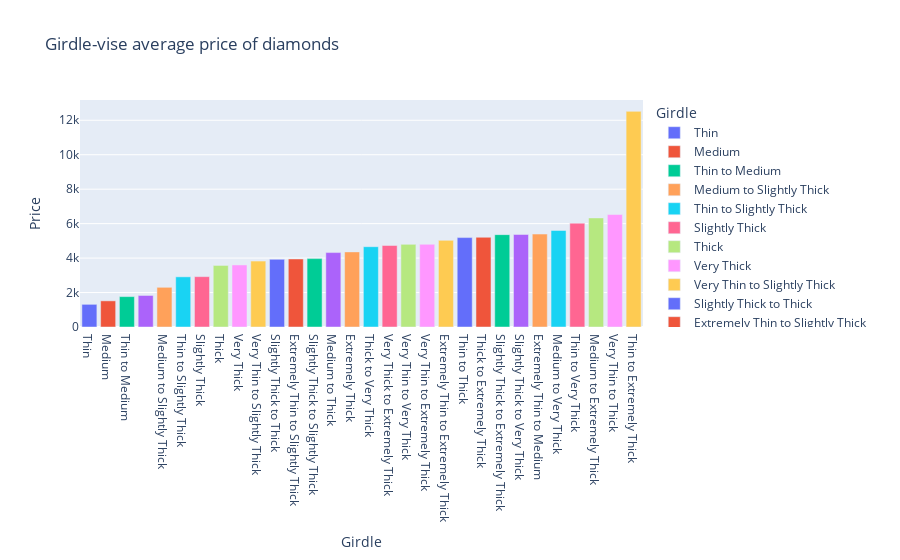

The cell this chart's notebook holds for it:
### Markdown cell above
###### Girdle-vise average price of diamonds

### Code cell
df1 = df.groupby(["Girdle"]).size().reset_index(name='value').sort_values("value",ascending=False)



df1 = df.groupby(["Girdle"])[["Price"]].mean().reset_index().sort_values("Price")



# Create a bar graph
fig = px.bar(df1, x="Girdle", y="Price", title="Girdle-vise average price of diamonds", color="Girdle", )

# Show the plot
fig.show()

### Figure 1 — Plotly figure (JSON) as saved in the notebook; plotly's stock layout.template omitted (floating-point values rounded to 4 significant figures)
{"data": [{"alignmentgroup": "True", "hovertemplate": "Girdle=%{x}<br>Price=%{y}<extra></extra>", "legendgroup": "Thin", "marker": {"color": "#636efa", "pattern": {"shape": ""}}, "name": "Thin", "offsetgroup": "Thin", "orientation": "v", "showlegend": true, "textposition": "auto", "type": "bar", "visible": true, "x": ["Thin"], "xaxis": "x", "y": [1316.0], "yaxis": "y"}, {"alignmentgroup": "True", "hovertemplate": "Girdle=%{x}<br>Price=%{y}<extra></extra>", "legendgroup": "Medium", "marker": {"color": "#EF553B", "pattern": {"shape": ""}}, "name": "Medium", "offsetgroup": "Medium", "orientation": "v", "showlegend": true, "textposition": "auto", "type": "bar", "x": ["Medium"], "xaxis": "x", "y": [1518.0], "yaxis": "y"}, {"alignmentgroup": "True", "hovertemplate": "Girdle=%{x}<br>Price=%{y}<extra></extra>", "legendgroup": "Thin to Medium", "marker": {"color": "#00cc96", "pattern": {"shape": ""}}, "name": "Thin to Medium", "offsetgroup": "Thin to Medium", "orientation": "v", "showlegend": true, "textposition": "auto", "type": "bar", "x": ["Thin to Medium"], "xaxis": "x", "y": [1764.0], "yaxis": "y"}, {"alignmentgroup": "True", "hovertemplate": "Girdle=%{x}<br>Price=%{y}<extra></extra>", "legendgroup": "", "marker": {"color": "#ab63fa", "pattern": {"shape": ""}}, "name": "", "offsetgroup": "", "orientation": "v", "showlegend": false, "textposition": "auto", "type": "bar", "x": [""], "xaxis": "x", "y": [1830], "yaxis": "y"}, {"alignmentgroup": "True", "hovertemplate": "Girdle=%{x}<br>Price=%{y}<extra></extra>", "legendgroup": "Medium to Slightly Thick", "marker": {"color": "#FFA15A", "pattern": {"shape": ""}}, "name": "Medium to Slightly Thick", "offsetgroup": "Medium to Slightly Thick", "orientation": "v", "showlegend": true, "textposition": "auto", "type": "bar", "x": ["Medium to Slightly Thick"], "xaxis": "x", "y": [2305.0], "yaxis": "y"}, {"alignmentgroup": "True", "hovertemplate": "Girdle=%{x}<br>Price=%{y}<extra></extra>", "legendgroup": "Thin to Slightly Thick", "marker": {"color": "#19d3f3", "pattern": {"shape": ""}}, "name": "Thin to Slightly Thick", "offsetgroup": "Thin to Slightly Thick", "orientation": "v", "showlegend": true, "textposition": "auto", "type": "bar", "x": ["Thin to Slightly Thick"], "xaxis": "x", "y": [2912.0], "yaxis": "y"}, {"alignmentgroup": "True", "hovertemplate": "Girdle=%{x}<br>Price=%{y}<extra></extra>", "legendgroup": "Slightly Thick", "marker": {"color": "#FF6692", "pattern": {"shape": ""}}, "name": "Slightly Thick", "offsetgroup": "Slightly Thick", "orientation": "v", "showlegend": true, "textposition": "auto", "type": "bar", "x": ["Slightly Thick"], "xaxis": "x", "y": [2923.0], "yaxis": "y"}, {"alignmentgroup": "True", "hovertemplate": "Girdle=%{x}<br>Price=%{y}<extra></extra>", "legendgroup": "Thick", "marker": {"color": "#B6E880", "pattern": {"shape": ""}}, "name": "Thick", "offsetgroup": "Thick", "orientation": "v", "showlegend": true, "textposition": "auto", "type": "bar", "x": ["Thick"], "xaxis": "x", "y": [3574.0], "yaxis": "y"}, {"alignmentgroup": "True", "hovertemplate": "Girdle=%{x}<br>Price=%{y}<extra></extra>", "legendgroup": "Very Thick", "marker": {"color": "#FF97FF", "pattern": {"shape": ""}}, "name": "Very Thick", "offsetgroup": "Very Thick", "orientation": "v", "showlegend": true, "textposition": "auto", "type": "bar", "x": ["Very Thick"], "xaxis": "x", "y": [3601.0], "yaxis": "y"}, {"alignmentgroup": "True", "hovertemplate": "Girdle=%{x}<br>Price=%{y}<extra></extra>", "legendgroup": "Very Thin to Slightly Thick", "marker": {"color": "#FECB52", "pattern": {"shape": ""}}, "name": "Very Thin to Slightly Thick", "offsetgroup": "Very Thin to Slightly Thick", "orientation": "v", "showlegend": true, "textposition": "auto", "type": "bar", "x": ["Very Thin to Slightly Thick"], "xaxis": "x", "y": [3825], "yaxis": "y"}, {"alignmentgroup": "True", "hovertemplate": "Girdle=%{x}<br>Price=%{y}<extra></extra>", "legendgroup": "Slightly Thick to Thick", "marker": {"color": "#636efa", "pattern": {"shape": ""}}, "name": "Slightly Thick to Thick", "offsetgroup": "Slightly Thick to Thick", "orientation": "v", "showlegend": true, "textposition": "auto", "type": "bar", "x": ["Slightly Thick to Thick"], "xaxis": "x", "y": [3929.0], "yaxis": "y"}, {"alignmentgroup": "True", "hovertemplate": "Girdle=%{x}<br>Price=%{y}<extra></extra>", "legendgroup": "Extremely Thin to Slightly Thick", "marker": {"color": "#EF553B", "pattern": {"shape": ""}}, "name": "Extremely Thin to Slightly Thick", "offsetgroup": "Extremely Thin to Slightly Thick", "orientation": "v", "showlegend": true, "textposition": "auto", "type": "bar", "x": ["Extremely Thin to Slightly Thick"], "xaxis": "x", "y": [3950], "yaxis": "y"}, {"alignmentgroup": "True", "hovertemplate": "Girdle=%{x}<br>Price=%{y}<extra></extra>", "legendgroup": "Slightly Thick to Slightly Thick", "marker": {"color": "#00cc96", "pattern": {"shape": ""}}, "name": "Slightly Thick to Slightly Thick", "offsetgroup": "Slightly Thick to Slightly Thick", "orientation": "v", "showlegend": true, "textposition": "auto", "type": "bar", "x": ["Slightly Thick to Slightly Thick"], "xaxis": "x", "y": [3970], "yaxis": "y"}, {"alignmentgroup": "True", "hovertemplate": "Girdle=%{x}<br>Price=%{y}<extra></extra>", "legendgroup": "Medium to Thick", "marker": {"color": "#ab63fa", "pattern": {"shape": ""}}, "name": "Medium to Thick", "offsetgroup": "Medium to Thick", "orientation": "v", "showlegend": true, "textposition": "auto", "type": "bar", "x": ["Medium to Thick"], "xaxis": "x", "y": [4319.0], "yaxis": "y"}, {"alignmentgroup": "True", "hovertemplate": "Girdle=%{x}<br>Price=%{y}<extra></extra>", "legendgroup": "Extremely Thick", "marker": {"color": "#FFA15A", "pattern": {"shape": ""}}, "name": "Extremely Thick", "offsetgroup": "Extremely Thick", "orientation": "v", "showlegend": true, "textposition": "auto", "type": "bar", "x": ["Extremely Thick"], "xaxis": "x", "y": [4360], "yaxis": "y"}, {"alignmentgroup": "True", "hovertemplate": "Girdle=%{x}<br>Price=%{y}<extra></extra>", "legendgroup": "Thick to Very Thick", "marker": {"color": "#19d3f3", "pattern": {"shape": ""}}, "name": "Thick to Very Thick", "offsetgroup": "Thick to Very Thick", "orientation": "v", "showlegend": true, "textposition": "auto", "type": "bar", "x": ["Thick to Very Thick"], "xaxis": "x", "y": [4661.0], "yaxis": "y"}, {"alignmentgroup": "True", "hovertemplate": "Girdle=%{x}<br>Price=%{y}<extra></extra>", "legendgroup": "Very Thick to Extremely Thick", "marker": {"color": "#FF6692", "pattern": {"shape": ""}}, "name": "Very Thick to Extremely Thick", "offsetgroup": "Very Thick to Extremely Thick", "orientation": "v", "showlegend": true, "textposition": "auto", "type": "bar", "x": ["Very Thick to Extremely Thick"], "xaxis": "x", "y": [4733.0], "yaxis": "y"}, {"alignmentgroup": "True", "hovertemplate": "Girdle=%{x}<br>Price=%{y}<extra></extra>", "legendgroup": "Very Thin to Very Thick", "marker": {"color": "#B6E880", "pattern": {"shape": ""}}, "name": "Very Thin to Very Thick", "offsetgroup": "Very Thin to Very Thick", "orientation": "v", "showlegend": true, "textposition": "auto", "type": "bar", "x": ["Very Thin to Very Thick"], "xaxis": "x", "y": [4796.0], "yaxis": "y"}, {"alignmentgroup": "True", "hovertemplate": "Girdle=%{x}<br>Price=%{y}<extra></extra>", "legendgroup": "Very Thin to Extremely Thick", "marker": {"color": "#FF97FF", "pattern": {"shape": ""}}, "name": "Very Thin to Extremely Thick", "offsetgroup": "Very Thin to Extremely Thick", "orientation": "v", "showlegend": true, "textposition": "auto", "type": "bar", "x": ["Very Thin to Extremely Thick"], "xaxis": "x", "y": [4800], "yaxis": "y"}, {"alignmentgroup": "True", "hovertemplate": "Girdle=%{x}<br>Price=%{y}<extra></extra>", "legendgroup": "Extremely Thin to Extremely Thick", "marker": {"color": "#FECB52", "pattern": {"shape": ""}}, "name": "Extremely Thin to Extremely Thick", "offsetgroup": "Extremely Thin to Extremely Thick", "orientation": "v", "showlegend": true, "textposition": "auto", "type": "bar", "x": ["Extremely Thin to Extremely Thick"], "xaxis": "x", "y": [5030], "yaxis": "y"}, {"alignmentgroup": "True", "hovertemplate": "Girdle=%{x}<br>Price=%{y}<extra></extra>", "legendgroup": "Thin to Thick", "marker": {"color": "#636efa", "pattern": {"shape": ""}}, "name": "Thin to Thick", "offsetgroup": "Thin to Thick", "orientation": "v", "showlegend": true, "textposition": "auto", "type": "bar", "x": ["Thin to Thick"], "xaxis": "x", "y": [5190.0], "yaxis": "y"}, {"alignmentgroup": "True", "hovertemplate": "Girdle=%{x}<br>Price=%{y}<extra></extra>", "legendgroup": "Thick to Extremely Thick", "marker": {"color": "#EF553B", "pattern": {"shape": ""}}, "name": "Thick to Extremely Thick", "offsetgroup": "Thick to Extremely Thick", "orientation": "v", "showlegend": true, "textposition": "auto", "type": "bar", "x": ["Thick to Extremely Thick"], "xaxis": "x", "y": [5208.0], "yaxis": "y"}, {"alignmentgroup": "True", "hovertemplate": "Girdle=%{x}<br>Price=%{y}<extra></extra>", "legendgroup": "Slightly Thick to Extremely Thick", "marker": {"color": "#00cc96", "pattern": {"shape": ""}}, "name": "Slightly Thick to Extremely Thick", "offsetgroup": "Slightly Thick to Extremely Thick", "orientation": "v", "showlegend": true, "textposition": "auto", "type": "bar", "x": ["Slightly Thick to Extremely Thick"], "xaxis": "x", "y": [5361.0], "yaxis": "y"}, {"alignmentgroup": "True", "hovertemplate": "Girdle=%{x}<br>Price=%{y}<extra></extra>", "legendgroup": "Slightly Thick to Very Thick", "marker": {"color": "#ab63fa", "pattern": {"shape": ""}}, "name": "Slightly Thick to Very Thick", "offsetgroup": "Slightly Thick to Very Thick", "orientation": "v", "showlegend": true, "textposition": "auto", "type": "bar", "x": ["Slightly Thick to Very Thick"], "xaxis": "x", "y": [5371.0], "yaxis": "y"}, {"alignmentgroup": "True", "hovertemplate": "Girdle=%{x}<br>Price=%{y}<extra></extra>", "legendgroup": "Extremely Thin to Medium", "marker": {"color": "#FFA15A", "pattern": {"shape": ""}}, "name": "Extremely Thin to Medium", "offsetgroup": "Extremely Thin to Medium", "orientation": "v", "showlegend": true, "textposition": "auto", "type": "bar", "x": ["Extremely Thin to Medium"], "xaxis": "x", "y": [5395], "yaxis": "y"}, {"alignmentgroup": "True", "hovertemplate": "Girdle=%{x}<br>Price=%{y}<extra></extra>", "legendgroup": "Medium to Very Thick", "marker": {"color": "#19d3f3", "pattern": {"shape": ""}}, "name": "Medium to Very Thick", "offsetgroup": "Medium to Very Thick", "orientation": "v", "showlegend": true, "textposition": "auto", "type": "bar", "x": ["Medium to Very Thick"], "xaxis": "x", "y": [5604.0], "yaxis": "y"}, {"alignmentgroup": "True", "hovertemplate": "Girdle=%{x}<br>Price=%{y}<extra></extra>", "legendgroup": "Thin to Very Thick", "marker": {"color": "#FF6692", "pattern": {"shape": ""}}, "name": "Thin to Very Thick", "offsetgroup": "Thin to Very Thick", "orientation": "v", "showlegend": true, "textposition": "auto", "type": "bar", "x": ["Thin to Very Thick"], "xaxis": "x", "y": [6028.0], "yaxis": "y"}, {"alignmentgroup": "True", "hovertemplate": "Girdle=%{x}<br>Price=%{y}<extra></extra>", "legendgroup": "Medium to Extremely Thick", "marker": {"color": "#B6E880", "pattern": {"shape": ""}}, "name": "Medium to Extremely Thick", "offsetgroup": "Medium to Extremely Thick", "orientation": "v", "showlegend": true, "textposition": "auto", "type": "bar", "x": ["Medium to Extremely Thick"], "xaxis": "x", "y": [6331.0], "yaxis": "y"}, {"alignmentgroup": "True", "hovertemplate": "Girdle=%{x}<br>Price=%{y}<extra></extra>", "legendgroup": "Very Thin to Thick", "marker": {"color": "#FF97FF", "pattern": {"shape": ""}}, "name": "Very Thin to Thick", "offsetgroup": "Very Thin to Thick", "orientation": "v", "showlegend": true, "textposition": "auto", "type": "bar", "x": ["Very Thin to Thick"], "xaxis": "x", "y": [6529.0], "yaxis": "y"}, {"alignmentgroup": "True", "hovertemplate": "Girdle=%{x}<br>Price=%{y}<extra></extra>", "legendgroup": "Thin to Extremely Thick", "marker": {"color": "#FECB52", "pattern": {"shape": ""}}, "name": "Thin to Extremely Thick", "offsetgroup": "Thin to Extremely Thick", "orientation": "v", "showlegend": true, "textposition": "auto", "type": "bar", "x": ["Thin to Extremely Thick"], "xaxis": "x", "y": [12520.0], "yaxis": "y"}], "layout": {"autosize": true, "barmode": "relative", "legend": {"title": {"text": "Girdle"}, "tracegroupgap": 0}, "title": {"text": "Girdle-vise average price of diamonds "}, "xaxis": {"anchor": "y", "autorange": true, "categoryarray": ["Thin", "Medium", "Thin to Medium", "", "Medium to Slightly Thick", "Thin to Slightly Thick", "Slightly Thick", "Thick", "Very Thick", "Very Thin to Slightly Thick", "Slightly Thick to Thick", "Extremely Thin to Slightly Thick", "Slightly Thick to Slightly Thick", "Medium to Thick", "Extremely Thick", "Thick to Very Thick", "Very Thick to Extremely Thick", "Very Thin to Very Thick", "Very Thin to Extremely Thick", "Extremely Thin to Extremely Thick", "Thin to Thick", "Thick to Extremely Thick", "Slightly Thick to Extremely Thick", "Slightly Thick to Very Thick", "Extremely Thin to Medium", "Medium to Very Thick", "Thin to Very Thick", "Medium to Extremely Thick", "Very Thin to Thick", "Thin to Extremely Thick"], "categoryorder": "array", "domain": [0, 1], "range": [-0.5, 29.5], "title": {"text": "Girdle"}, "type": "category"}, "yaxis": {"anchor": "x", "autorange": true, "domain": [0, 1], "range": [0, 13180.0], "title": {"text": "Price"}, "type": "linear"}}}
